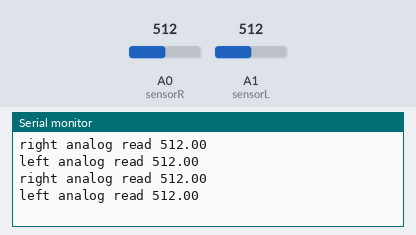
Simulated run of this sketch. Board: Arduino Uno, built with avr-gcc and run on an emulated ATmega328P. On the bench: the last lines printed to the serial monitor. The test bench sets the inputs (shaded band); at power-on: A0 (sensorR) = 512, A1 (sensorL) = 512.

Above: at 1.8 s.
1.9 s: A0 (sensorR) set to 390
At 2.7 s:
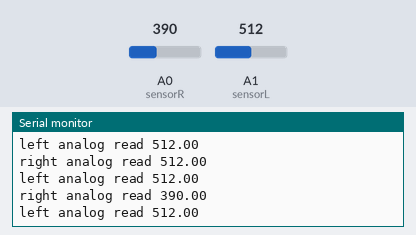
3.4 s: A1 (sensorL) set to 390
At 4.7 s:
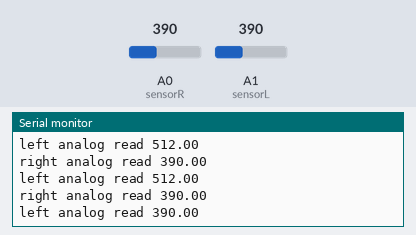
4.9 s: A0 (sensorR) set to 410
At 5.8 s:
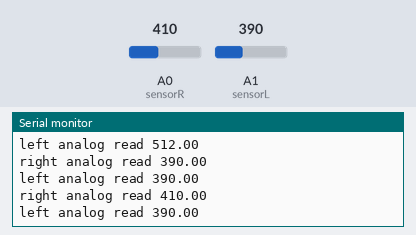
6.4 s: A1 (sensorL) set to 410
At 7.8 s:
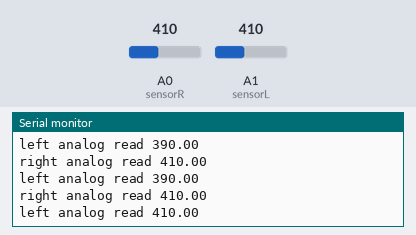
Timing chart, 0 to 8.9 s (numbered marks = the images above; inputs shaded):
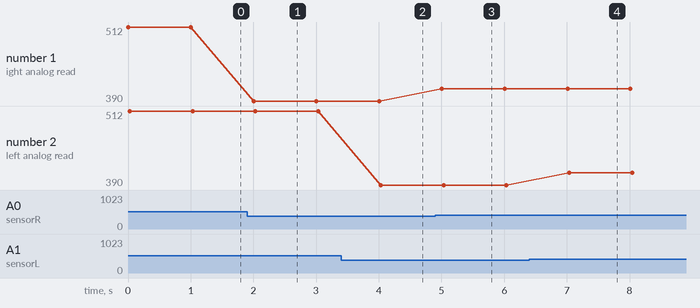

Measured:
- after the input at 1.9 s, the serial monitor: prints a new line after 0.10 s (image 1)
- after the input at 3.4 s, the serial monitor: prints a new line after 0.63 s (image 2)
- after the input at 4.9 s, the serial monitor: prints a new line after 0.11 s (image 3)
- after the input at 6.4 s, the serial monitor: prints a new line after 0.64 s (image 4)
- plotted number 1: 512 → 390 after the input at 1.9 s, 390 → 410 after the input at 4.9 s

The sketch:

cliff_ir_tof.ino
```cpp
#define sensorR A0 // Sharp IR Right
#define sensorL A1 // sharp IR Left

void setup() {
  Serial.begin(9600); // start the serial port
}

void loop() {

  // 5v vcc
  float ARR = analogRead(sensorR);// value from right sensor
  bool right_IR = true;
  float ARL = analogRead(sensorL);// value from left sensor
  bool left_IR = true;
    Serial.print("right analog read ");
    Serial.println(ARR);
    Serial.print("left analog read ");
    Serial.println(ARL);

   if (ARR >= 400) // 7cm value
    right_IR=true; // right ir sensor find deck

    else
    right_IR=false; // right ir sensor find cliff

    if (ARL >= 400)  // 7cm value
    left_IR=true; // left ir sensor find deck

    else
    left_IR=false; // left ir sensor find cliff

    delay(1000); // slow down serial port


  }
```
